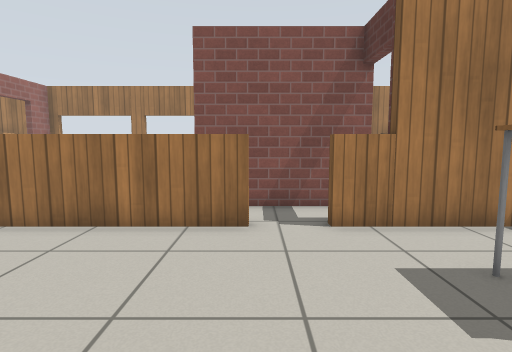
[1] (above)

24 first-person views from a walk through a world built for the Gazebo simulator. The camera is 0.9 m above the floor, tilts 6° down and sees 80° across. The floor is counted in squares, 0.5 m on a side. Each view is taken from the middle of a square. On the plan, view 1 faces up. The plan holds only what a view shows up to about 16 squares ahead; the rest is blank. Simple patterns stand in for the simulator's built-in surfaces.

[2]
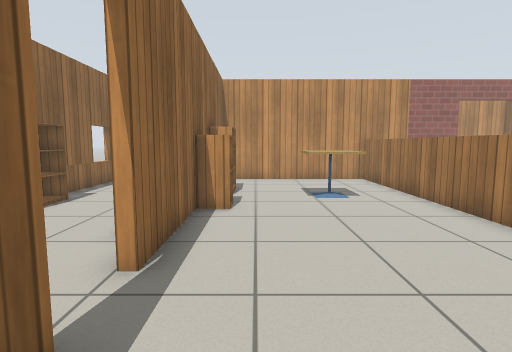

[3]
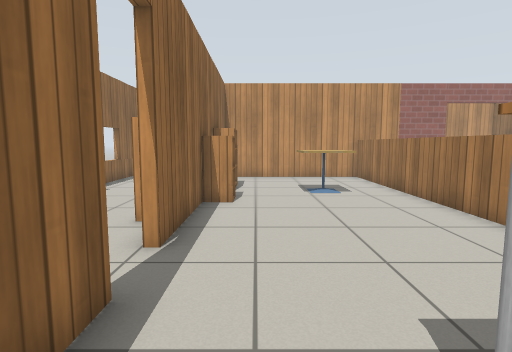

[4]
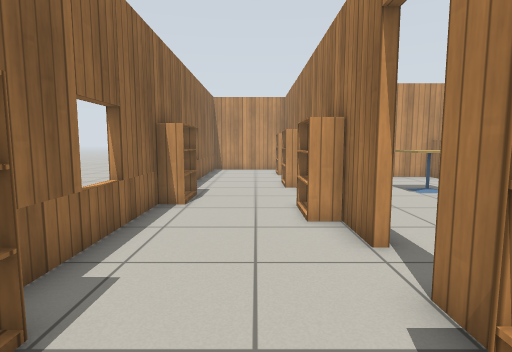

[5]
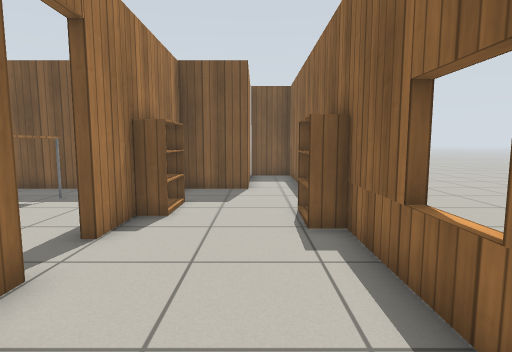

[6]
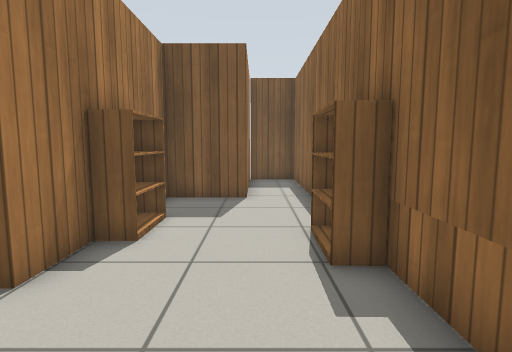

[7]
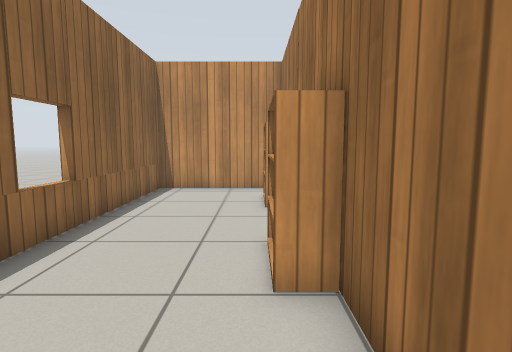

[8]
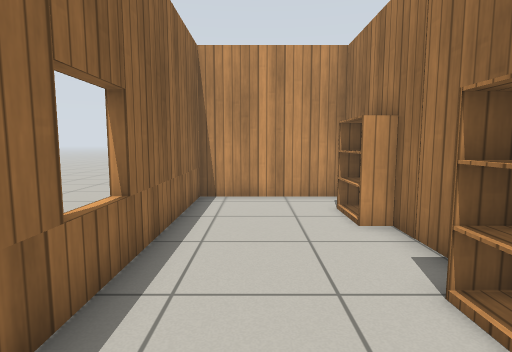

[9]
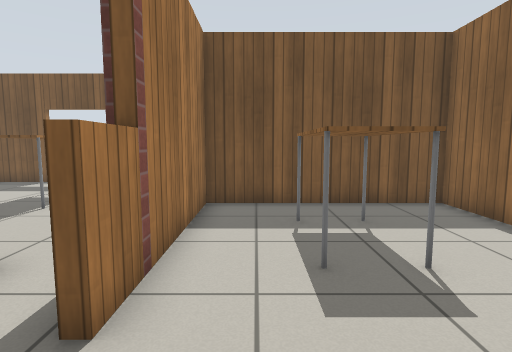

[10]
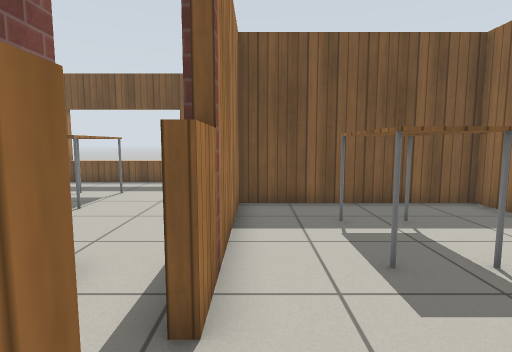

[11]
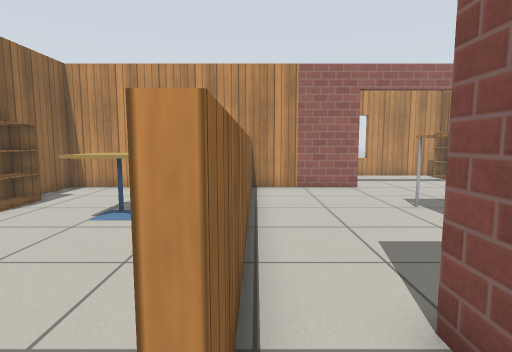

[12]
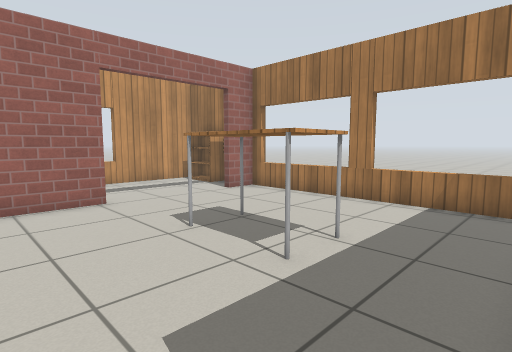

[13]
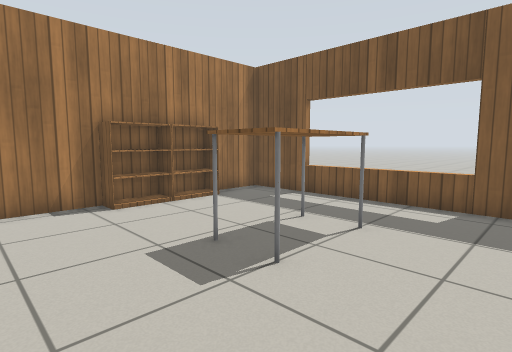

[14]
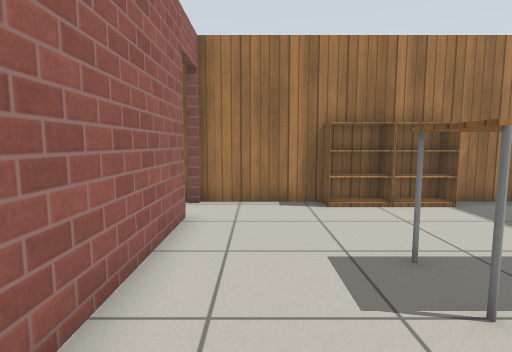

[15]
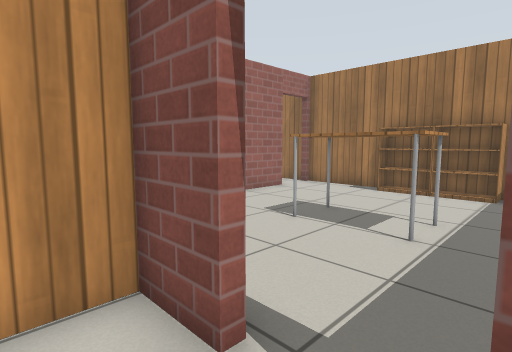

[16]
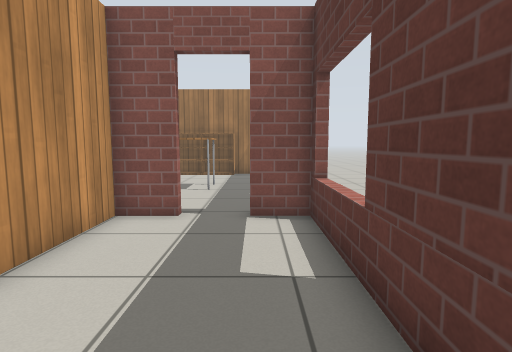

[17]
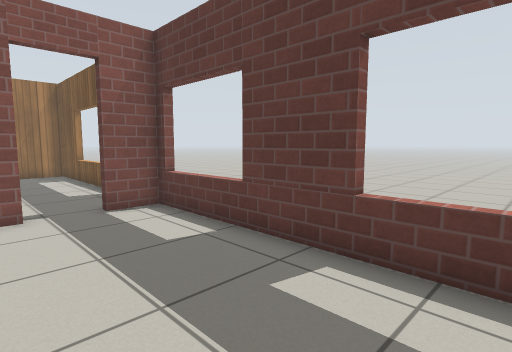

[18]
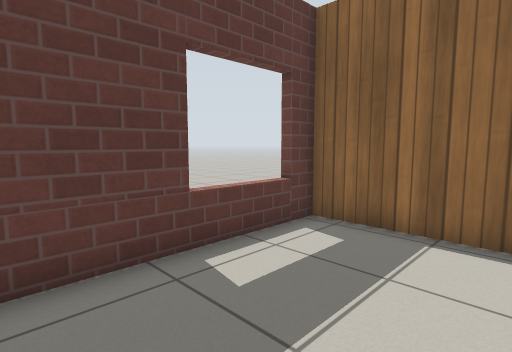

[19]
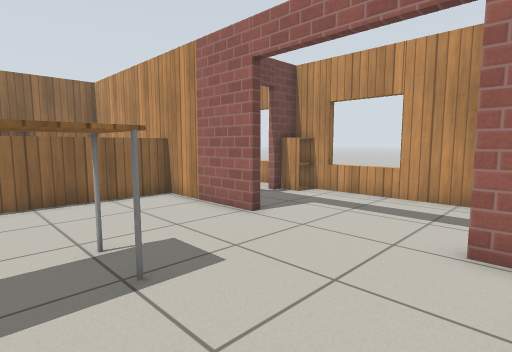

[20]
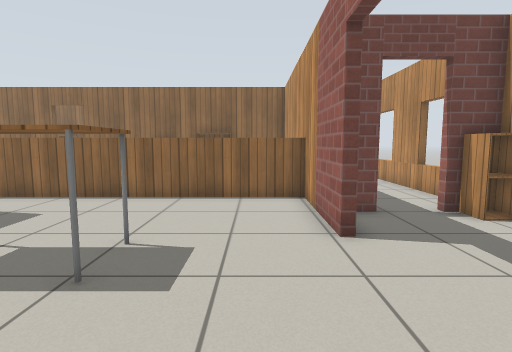

[21]
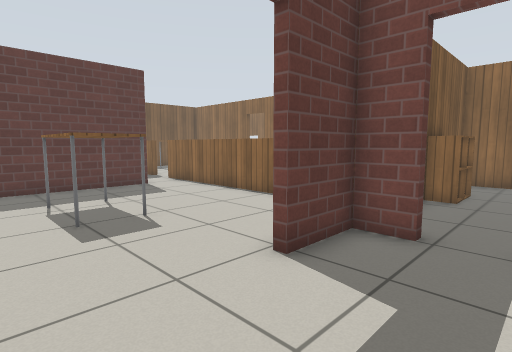

[22]
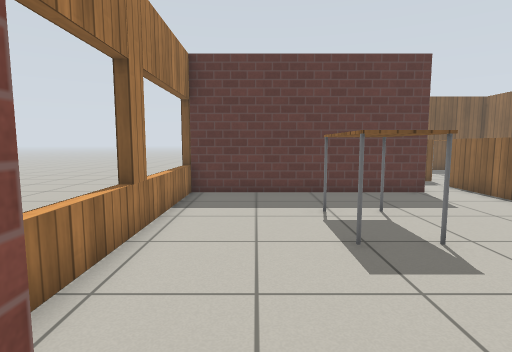

[23]
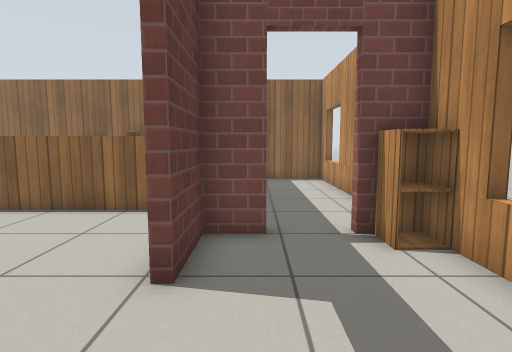

[24]
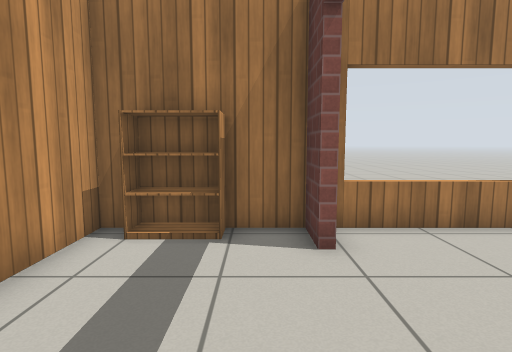

### Floor plan
Ten units are one square. View 1 is at (0, 0); x grows to the right and y downward. Boxes are objects, and circles mark ways between rooms. Rooms are numbered by the first view taken in them; rooms with no view inside come last. Other rooms are left out.
<svg viewBox="-173 -182 316 252">
<path fill="none" stroke="#000" d="M-1 10 -125 10M16 7 32 7M56 7 82 7 82 -65 16 -65M-116 -26 -116 7 -1 7M-116 -71 -116 -44M-144 10 -163 10 -163 59 134 59 134 37M124 37 82 37 82 10 16 10M-1 -65 -118 -65M-116 -113 -116 -71M-16 -174 -116 -174 -116 -161M34 -87 -17 -87 -17 -177M-118 -68 -1 -68M33 -155 33 -99M138 -148 133 -148M134 -88 134 -174 32 -174M138 -2 133 -2M101 -65 85 -65 85 -30M138 -61 133 -61M133 25 138 25M94 34 134 34 134 -65 117 -65M-119 -161 -119 -174 -163 -174 -163 -90 -150 -90M-168 -106 -163 -106M-132 -90 -119 -90 -119 -113M-168 -51 -163 -51M-163 -75 -163 7 -144 7M-168 -4 -163 -4M-119 7 -119 -26"/>
<rect x="-95" y="5" width="20" height="20" fill="#bbb"><title>bookshelf</title></rect>
<rect x="-85" y="-5" width="20" height="10" fill="#bbb"><title>bookshelf</title></rect>
<rect x="-75" y="-45" width="20" height="20" fill="#bbb"><title>cafe table</title></rect>
<rect x="-55" y="45" width="20" height="20" fill="#bbb"><title>bookshelf</title></rect>
<rect x="-55" y="-5" width="10" height="10" fill="#bbb"><title>cabinet</title></rect>
<rect x="-35" y="5" width="20" height="20" fill="#bbb"><title>bookshelf</title></rect>
<rect x="25" y="45" width="20" height="20" fill="#bbb"><title>bookshelf</title></rect>
<rect x="25" y="-45" width="40" height="20" fill="#bbb"><title>table</title></rect>
<rect x="35" y="5" width="20" height="20" fill="#bbb"><title>bookshelf</title></rect>
<rect x="-85" y="-135" width="40" height="20" fill="#bbb"><title>table</title></rect>
<rect x="65" y="-175" width="20" height="10" fill="#bbb"><title>bookshelf</title></rect>
<rect x="75" y="-125" width="30" height="20" fill="#bbb"><title>table</title></rect>
<rect x="85" y="-175" width="20" height="10" fill="#bbb"><title>bookshelf</title></rect>
<rect x="-165" y="-105" width="10" height="10" fill="#bbb"><title>cabinet</title></rect>
<rect x="-155" y="-175" width="20" height="10" fill="#bbb"><title>bookshelf</title></rect>
<rect x="-145" y="5" width="20" height="10" fill="#bbb"><title>bookshelf</title></rect>
<rect x="-135" y="-35" width="20" height="10" fill="#bbb"><title>cabinet</title></rect>
<rect x="-135" y="-45" width="20" height="10" fill="#bbb"><title>cabinet</title></rect>
<circle cx="10" cy="-70" r="3" fill="#2a7"/>
<circle cx="30" cy="-75" r="3" fill="#2a7"/>
<circle cx="-120" cy="-140" r="3" fill="#2a7"/>
<circle cx="105" cy="-70" r="3" fill="#2a7"/>
<circle cx="-145" cy="-90" r="3" fill="#2a7"/>
<text x="-20" y="0">1</text>
<text x="-70" y="-120">2</text>
<text x="80" y="-130">3</text>
<text x="110" y="-20">4</text>
<text x="-150" y="-140">5</text>
<text x="-140" y="-40">6</text>
</svg>
Room 1 opens to room 2. Room 1 opens to room 3. Room 2 opens to room 5. Room 3 opens to room 4. Room 5 opens to room 6.

Where each view was taken, in squares from view 1:
view 1: 0 up, 0 right, facing up
view 2: 1 up, 4 right, facing left
view 3: 1 up, 5 right, facing left
view 4: 3 down, 5 right, facing left
view 5: 4 down, 4 left, facing right
view 6: 4 down, 2 left, facing right
view 7: 2 down, 4 left, facing left
view 8: 4 down, 6 left, facing left
view 9: 5 up, 1 left, facing right
view 10: 6 up, 1 left, facing right
view 11: 7 up, 1 right, facing left
view 12: 8 up, 2 left, facing up-left
view 13: 8 up, 4 right, facing up-right
view 14: 8 up, 5 right, facing up
view 15: 5 up, 12 right, facing up-left
view 16: 1 down, 12 right, facing up
view 17: 2 down, 9 right, facing up-right
view 18: 3 up, 9 right, facing down-right
view 19: 17 up, 6 left, facing down-left
view 20: 17 up, 10 left, facing down
view 21: 15 up, 15 left, facing down-right
view 22: 15 up, 13 left, facing right
view 23: 15 up, 13 left, facing down
view 24: 11 up, 13 left, facing up
